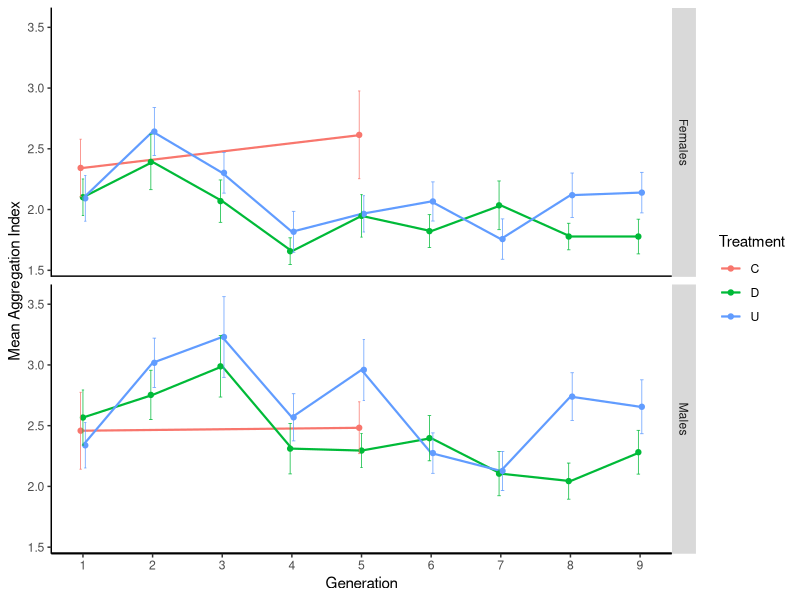
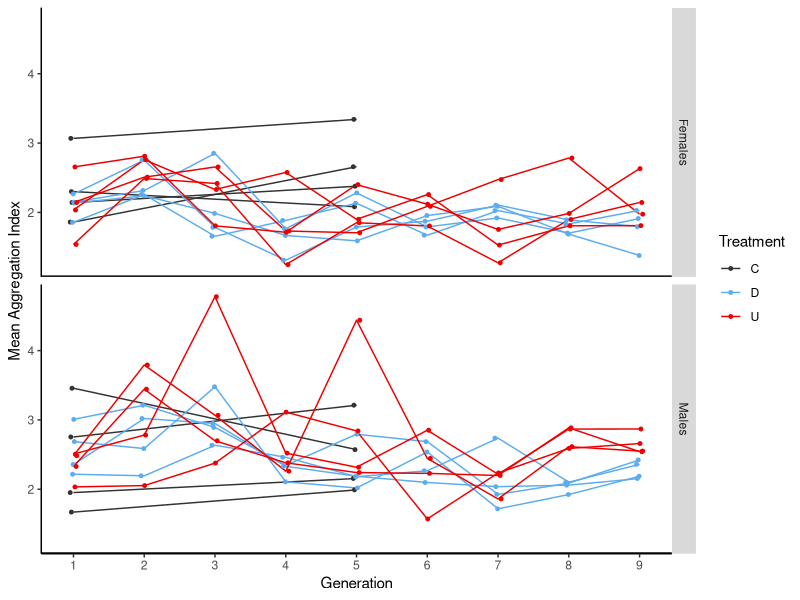

Write R code to recreate these figures, in order.
## Assignment Week 3 - Data Visualization

library(tidyverse)

## JD: If you're sharing your code, you need to watch out for capitalization inconsistenices
soc.data <- read_csv("Data/Sociability_Raw_Data.csv")

# make block, lineage, generation and sex factors
soc.data <- soc.data %>%
  mutate_at(vars(Block,Lineage,Sex),factor)

# Summarize counts for each observation (vars Q1-Q8) into a single aggregation index (AI) dependent variable
soc.data <- soc.data %>%
  gather(key=Q,value=score,Q1:Q8) %>%
  group_by(Generation,Block,Dish,Lineage,Sex) %>%
  summarise(AI=var(score)/mean(score)) %>%
  full_join(soc.data)

# Make a new factor "treatment" with 3 levels corresponding to direction of selection (U, D, C)
soc.data <- soc.data %>%
  ungroup() %>% # have to add this for it to work?
  mutate(Treatment = as.factor(str_sub(Lineage, 1,1)))

# ggplots

# Make summarized data for the plots (means, etc)
summarized.soc.data <- soc.data %>%
  group_by(Generation, Treatment, Sex) %>%
  summarise(mean_AI = mean(AI),
            sem_AI = (sd(AI)/sqrt(n())))

# Plot 1 - I first want to look at the divergence of the 3 selection treatments over generations (Control, Down, and Up)
# I care the most about comparing these treatments to each other, so I have plotted them on the same plot on a common scale, with colour used to differentiate the treatment levels
# I don't really care as much (at this point) about the comparison between sexes, so I have plotted these as separate panels using facet_grid()
# I have included error bars conveying +/- 1 SEM at each mean to convey some sense of the variation. In order to see them a bit more cleaerly, I have used position_dodge to create some jitter

soc.plot.1 <- ggplot(data = summarized.soc.data, 
                     aes(x = Generation,
                         y = mean_AI,
                         colour = Treatment)) + 
  geom_line(size = 0.75) +
  geom_point(position = position_dodge(width = 0.1)) +
  facet_grid(rows = vars(Sex), 
             labeller = labeller(Sex = c(F = "Females",M = "Males"))) + # don't really like the default label position, and couldn't find a way to change it
  annotate("segment", x = -Inf, xend = Inf, y = -Inf, yend = -Inf, size = 1) + # not sure if there is a better way to add an x-axis to the top facet panel?
  geom_errorbar(aes(
    ymax = mean_AI + sem_AI,
    ymin = mean_AI - sem_AI), 
    position = position_dodge(width = 0.1), 
    width = 0.1, 
    size = 0.25) + 
  theme(panel.grid.major = element_blank(), 
        panel.grid.minor = element_blank(),
        panel.background = element_blank(), 
        axis.line = element_line(colour = "black")) +
  scale_x_continuous(breaks = unique(summarized.soc.data$Generation)) + 
  labs(x= "Generation", y= "Mean Aggregation Index")

print(soc.plot.1)

# plot 2 - With this plot, I want to include the individual replicate lineages within each selection treatment to see whether the effects on the overall treatment means are consistent or being driven by a few replicate lineages.
# Again, I care most about the comparison between treatments and replicates, so these are on the same plot and a common scale
# The plot was a bit too busy with error bars, so I have eliminated them and made the lines a bit thinner
# I don't really care about the identity of the replicate lineages at this point, so I have left off labels for them
# I really want to be able to distinguish replicates from different treatments, so I have modified the colours to have a bit better contrast

summarized.soc.data.2 <- soc.data %>%
  group_by(Generation, Treatment, Sex, Lineage) %>%
  summarise(mean_AI = mean(AI),
            sem_AI = (sd(AI)/sqrt(n())))

soc.plot.2 <- ggplot(data = summarized.soc.data.2, 
                     aes(x = Generation,
                         y = mean_AI,
                         colour = Treatment,
                         line = Lineage)) + 
  scale_colour_manual(values = c("gray20", "steelblue2", "red2")) + #change colours to distinguish the treatments a bit better
  geom_line(size = 0.5) +
  geom_point(size = 1, position = position_dodge(width = 0.1)) +
  facet_grid(rows = vars(Sex), 
             labeller = labeller(Sex = c(F = "Females",M = "Males"))) + 
  annotate("segment", x = -Inf, xend = Inf, y = -Inf, yend = -Inf, size = 1) + 
  theme(panel.grid.major = element_blank(), 
        panel.grid.minor = element_blank(),
        panel.background = element_blank(), 
        axis.line = element_line(colour = "black")) +
  scale_x_continuous(breaks = unique(summarized.soc.data.2$Generation)) + 
  labs(x= "Generation", y= "Mean Aggregation Index")

print(soc.plot.2)

## JD: Good explanations. Sorry I don't know any answers about facet labelling. We'll come back to it if it turns out to be important
## Thanks for trying with the colors; you can also look into brewer colors
## I changed your colors a bit, also

## Good (2/3)
